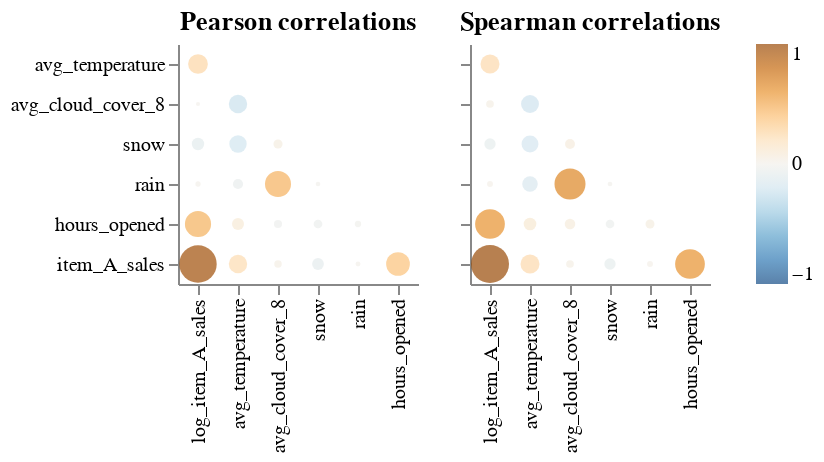

The cell this chart's notebook holds for it:
### Code cell
aly.corr(train_df.drop(columns=['log_total_sales_normalized', 'total_sales_normalized', 'log_item_B_sales', 'item_B_sales', 'item_C_sales', 'log_item_C_sales']))

### Figure 1 — Vega-Lite specification as saved in the notebook (floating-point values rounded to 4 significant figures)
{"config": {"view": {"continuousWidth": 300, "continuousHeight": 300, "strokeWidth": 0}}, "concat": [{"data": {"name": "data-8e0ec8368e246d73ea3235d8e87f18e8"}, "mark": {"type": "circle"}, "encoding": {"color": {"field": "value", "scale": {"domain": [-1, 1], "scheme": "blueorange"}, "title": "", "type": "quantitative"}, "size": {"field": "abs_value", "legend": null, "scale": {"domain": [0, 1]}, "type": "quantitative"}, "tooltip": [{"field": "value", "format": ".2f", "title": "corr", "type": "quantitative"}, {"field": "index", "title": "x", "type": "nominal"}, {"field": "variable", "title": "y", "type": "nominal"}], "x": {"field": "index", "sort": ["log_item_A_sales", "avg_temperature", "avg_cloud_cover_8", "snow", "rain", "hours_opened"], "title": "", "type": "nominal"}, "y": {"axis": {}, "field": "variable", "sort": ["avg_temperature", "avg_cloud_cover_8", "snow", "rain", "hours_opened", "item_A_sales"], "title": "", "type": "nominal"}}, "title": "Pearson correlations", "transform": [{"calculate": "abs(datum.value)", "as": "abs_value"}]}, {"data": {"name": "data-e5eee8eebdab126f84dc1a29793a45ee"}, "mark": {"type": "circle"}, "encoding": {"color": {"field": "value", "scale": {"domain": [-1, 1], "scheme": "blueorange"}, "title": "", "type": "quantitative"}, "size": {"field": "abs_value", "legend": null, "scale": {"domain": [0, 1]}, "type": "quantitative"}, "tooltip": [{"field": "value", "format": ".2f", "title": "corr", "type": "quantitative"}, {"field": "index", "title": "x", "type": "nominal"}, {"field": "variable", "title": "y", "type": "nominal"}], "x": {"field": "index", "sort": ["log_item_A_sales", "avg_temperature", "avg_cloud_cover_8", "snow", "rain", "hours_opened"], "title": "", "type": "nominal"}, "y": {"axis": {"labels": false}, "field": "variable", "sort": ["avg_temperature", "avg_cloud_cover_8", "snow", "rain", "hours_opened", "item_A_sales"], "title": "", "type": "nominal"}}, "title": "Spearman correlations", "transform": [{"calculate": "abs(datum.value)", "as": "abs_value"}]}], "resolve": {"axis": {"y": "shared"}}, "$schema": "https://vega.github.io/schema/vega-lite/v5.20.1.json", "datasets": {"data-8e0ec8368e246d73ea3235d8e87f18e8": [{"index": "log_item_A_sales", "variable": "snow", "value": -0.09635}, {"index": "avg_temperature", "variable": "snow", "value": -0.2002}, {"index": "avg_cloud_cover_8", "variable": "snow", "value": 0.04755}, {"index": "avg_temperature", "variable": "rain", "value": -0.0615}, {"index": "log_item_A_sales", "variable": "rain", "value": 0.008555}, {"index": "snow", "variable": "rain", "value": -0.003699}, {"index": "avg_cloud_cover_8", "variable": "rain", "value": 0.4637}, {"index": "hours_opened", "variable": "item_A_sales", "value": 0.382}, {"index": "snow", "variable": "item_A_sales", "value": -0.08551}, {"index": "avg_cloud_cover_8", "variable": "item_A_sales", "value": 0.02804}, {"index": "avg_temperature", "variable": "item_A_sales", "value": 0.2262}, {"index": "log_item_A_sales", "variable": "item_A_sales", "value": 0.9692}, {"index": "rain", "variable": "item_A_sales", "value": 0.005255}, {"index": "log_item_A_sales", "variable": "hours_opened", "value": 0.4685}, {"index": "avg_temperature", "variable": "hours_opened", "value": 0.09066}, {"index": "avg_cloud_cover_8", "variable": "hours_opened", "value": -0.03456}, {"index": "snow", "variable": "hours_opened", "value": -0.04189}, {"index": "rain", "variable": "hours_opened", "value": -0.01679}, {"index": "log_item_A_sales", "variable": "avg_temperature", "value": 0.2612}, {"index": "avg_temperature", "variable": "avg_cloud_cover_8", "value": -0.2262}, {"index": "log_item_A_sales", "variable": "avg_cloud_cover_8", "value": -0.0005929}], "data-e5eee8eebdab126f84dc1a29793a45ee": [{"index": "log_item_A_sales", "variable": "snow", "value": -0.0788}, {"index": "avg_temperature", "variable": "snow", "value": -0.1886}, {"index": "avg_cloud_cover_8", "variable": "snow", "value": 0.05809}, {"index": "avg_temperature", "variable": "rain", "value": -0.1563}, {"index": "log_item_A_sales", "variable": "rain", "value": 0.01297}, {"index": "snow", "variable": "rain", "value": -0.004377}, {"index": "avg_cloud_cover_8", "variable": "rain", "value": 0.6625}, {"index": "hours_opened", "variable": "item_A_sales", "value": 0.6085}, {"index": "snow", "variable": "item_A_sales", "value": -0.0788}, {"index": "avg_cloud_cover_8", "variable": "item_A_sales", "value": 0.03044}, {"index": "avg_temperature", "variable": "item_A_sales", "value": 0.2409}, {"index": "log_item_A_sales", "variable": "item_A_sales", "value": 1.0}, {"index": "rain", "variable": "item_A_sales", "value": 0.01297}, {"index": "log_item_A_sales", "variable": "hours_opened", "value": 0.6085}, {"index": "avg_temperature", "variable": "hours_opened", "value": 0.1004}, {"index": "avg_cloud_cover_8", "variable": "hours_opened", "value": 0.06679}, {"index": "snow", "variable": "hours_opened", "value": -0.04094}, {"index": "rain", "variable": "hours_opened", "value": 0.04474}, {"index": "log_item_A_sales", "variable": "avg_temperature", "value": 0.2409}, {"index": "avg_temperature", "variable": "avg_cloud_cover_8", "value": -0.213}, {"index": "log_item_A_sales", "variable": "avg_cloud_cover_8", "value": 0.03044}]}}
